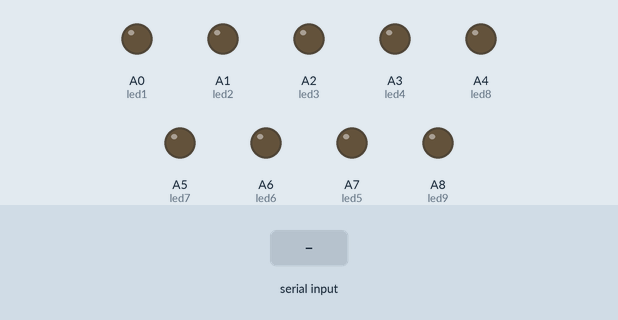
Simulated run of this sketch. Board: Arduino Mega 2560, built with avr-gcc and run on an emulated ATmega2560. Shown: output pins drawn as LEDs (lit = HIGH). The inputs (shaded band) are chosen by the test bench.

Above: at 1.2 s.
1.3 s: "90,45\n" received over the second serial link
At 2.1 s:
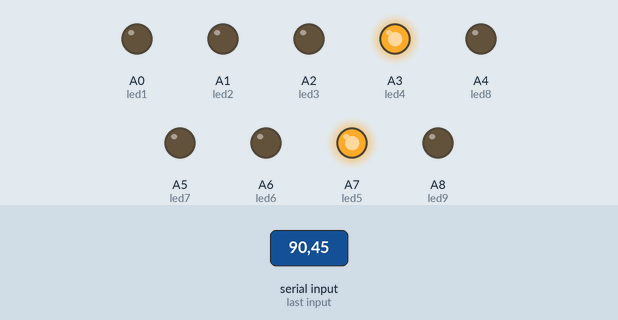
2.8 s: "30,150\n" received over the second serial link
At 3.3 s:
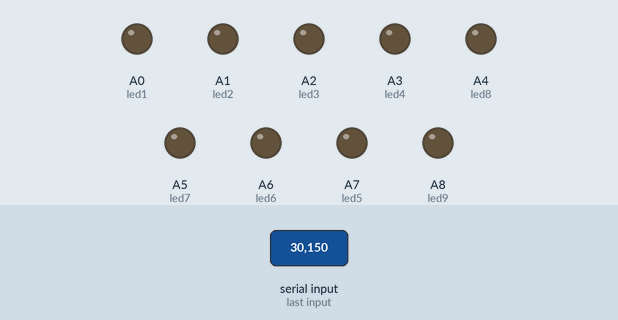
4.3 s: "1\n" received over the second serial link
At 5.4 s:
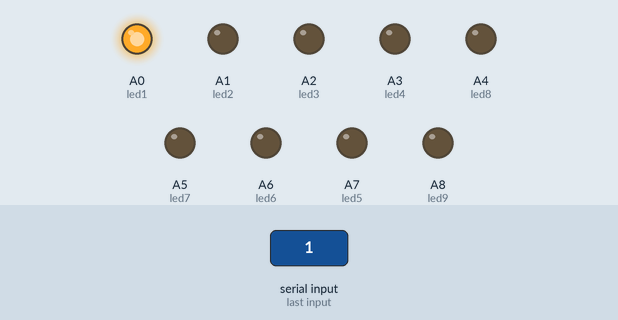
5.8 s: "2\n" received over the second serial link
At 6.6 s:
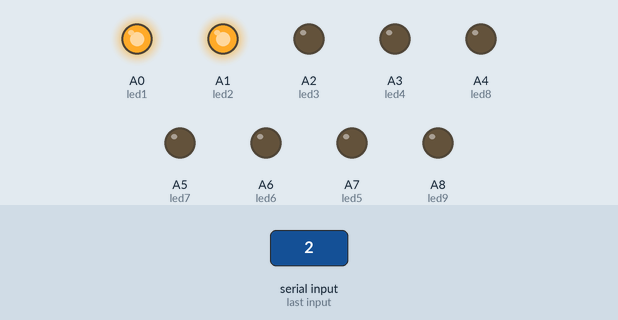
7.3 s: "3\n" received over the second serial link
At 7.7 s:
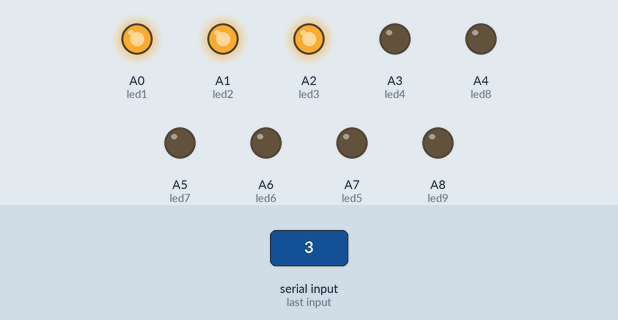
8.8 s: "4\n" received over the second serial link
At 10.1 s:
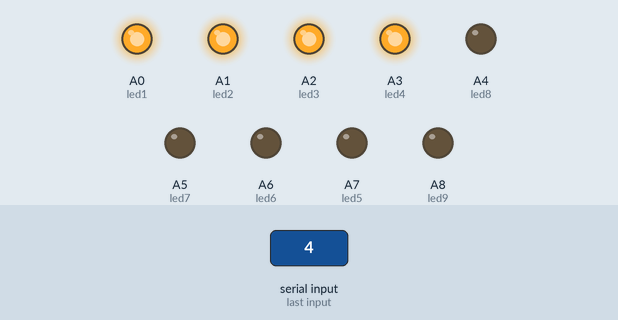
Timing chart, 0 to 11.3 s (numbered marks = the images above; inputs shaded):
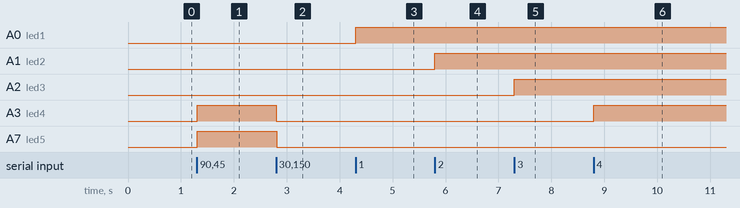

Measured:
- after the input at 1.3 s, A3 (led4), A7 (led5): LOW → HIGH at once
- after the input at 2.8 s, A3 (led4), A7 (led5): HIGH → LOW at once
- after the input at 4.3 s, A0 (led1): LOW → HIGH at once
- after the input at 5.8 s, A1 (led2): LOW → HIGH at once
- after the input at 7.3 s, A2 (led3): LOW → HIGH at once
- after the input at 8.8 s, A3 (led4): LOW → HIGH at once

The sketch:

lab21.ino
```cpp
/* @file CustomKeypad.pde
  || @version 1.0
  || @author Alexander Brevig
  || @contact alexanderbrevig@gmail.com
  ||
  || @description
  || | Demonstrates changing the keypad size and key values.
  || #
*/
#include <Keypad.h>
#define led1 A0
#define led2 A1
#define led3 A2
#define led4 A3
#define led5 A7
#define led6 A6
#define led7 A5
#define led8 A4
#define led9 A8
const byte ROWS = 4; //four rows
const byte COLS = 4; //four columns
//define the cymbols on the buttons of the keypads
char hexaKeys[ROWS][COLS] = {
  {'7', '8', '9', 'A'},
  {'4', '5', '6', 'B'},
  {'1', '2', '3', 'C'},
  {'*', '0', '#', 'D'}
};
byte rowPins[ROWS] = {23, 25, 27, 29}; //connect to the row pinouts of the keypad
byte colPins[COLS] = {31, 33, 35, 37}; //connect to the column pinouts of the keypad

//initialize an instance of class NewKeypad
Keypad customKeypad = Keypad( makeKeymap(hexaKeys), rowPins, colPins, ROWS, COLS);

void setup() {
  Serial3.begin(9600);
  pinMode(led1, OUTPUT);
  pinMode(led2, OUTPUT);
  pinMode(led3, OUTPUT);
  pinMode(led4, OUTPUT);
  pinMode(led5, OUTPUT);
  pinMode(led6, OUTPUT);
  pinMode(led7, OUTPUT);
  pinMode(led8, OUTPUT);
  pinMode(led9, OUTPUT);

}
byte inbyte = 0;
void loop() {
  if (Serial3.available() > 0) {
    inbyte = Serial3.read();
    int num = inbyte - 48 ;
    if (num == 1) {
      digitalWrite(led1, HIGH);
    }
    else if (num == 2) {
      digitalWrite(led2, HIGH);
    }
    else if (num == 3) {
      digitalWrite(led3, HIGH);
    }
    else if (num == 4) {
      digitalWrite(led4, HIGH);
    }
    else if (num == 5) {
      digitalWrite(led5, HIGH);
    }
    else if (num == 6) {
      digitalWrite(led6, HIGH);
    }
    else if (num == 7) {
      digitalWrite(led7, HIGH);
    }
    else if (num == 8) {
      digitalWrite(led8, HIGH);
    }
    else if (num == 9) {
      digitalWrite(led9, HIGH);
    }
    else if (num == 0) {
      digitalWrite(led1, LOW);
      digitalWrite(led2, LOW);
      digitalWrite(led3, LOW);
      digitalWrite(led4, LOW);
      digitalWrite(led5, LOW);
      digitalWrite(led6, LOW);
      digitalWrite(led7, LOW);
      digitalWrite(led8, LOW);
      digitalWrite(led9, LOW);

    }
  }

  //Serial3.println(customKey);


}
```
